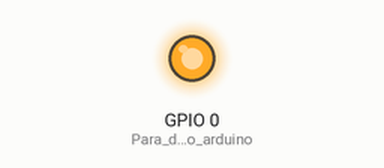
This sketch was run on a simulated ESP8266 (NodeMCU). On the bench: output pins drawn as LEDs (lit = HIGH). WiFi joins after 1.5 s; servers stay silent unless stated.

Above: at 2.1 s.
At 3.1 s:
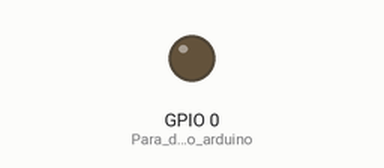
Timing chart, 0 to 4.6 s (numbered marks = the images above):
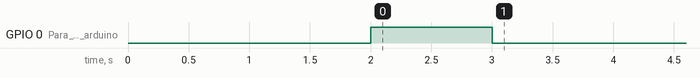

The sketch:

Teste_de_ligar_o_esp8266.ino
```cpp
//Para funcionar no esp8266
#include <ESP8266WiFi.h>
#include <ESP8266HTTPClient.h>
#include <WiFiClient.h>

const char* ssid = "NOS_Internet_A31B";
const char* password = "81513167";

void setup(void) {
  //Serial.begin(9600);
  pinMode(0, OUTPUT); //Para dar sinal ao arduino que existe acesso à internet
  digitalWrite(0, LOW); //Quando o módulo liga não está

  WiFi.begin(ssid, password);
  while (WiFi.status() != WL_CONNECTED) {
    delay(1000);
    //Serial.println("Connecting to WiFi...");
  }
  //Serial.println("Connected to WiFi");
  digitalWrite(0, HIGH); // Diz ao arduino que já há acesso à internet
  delay(1000); //espera 10 segundos (ajustar para valor menor no futuro)
  digitalWrite(0, LOW); //Volta a por o pino em LOW
}

void loop(void) {

}
```
